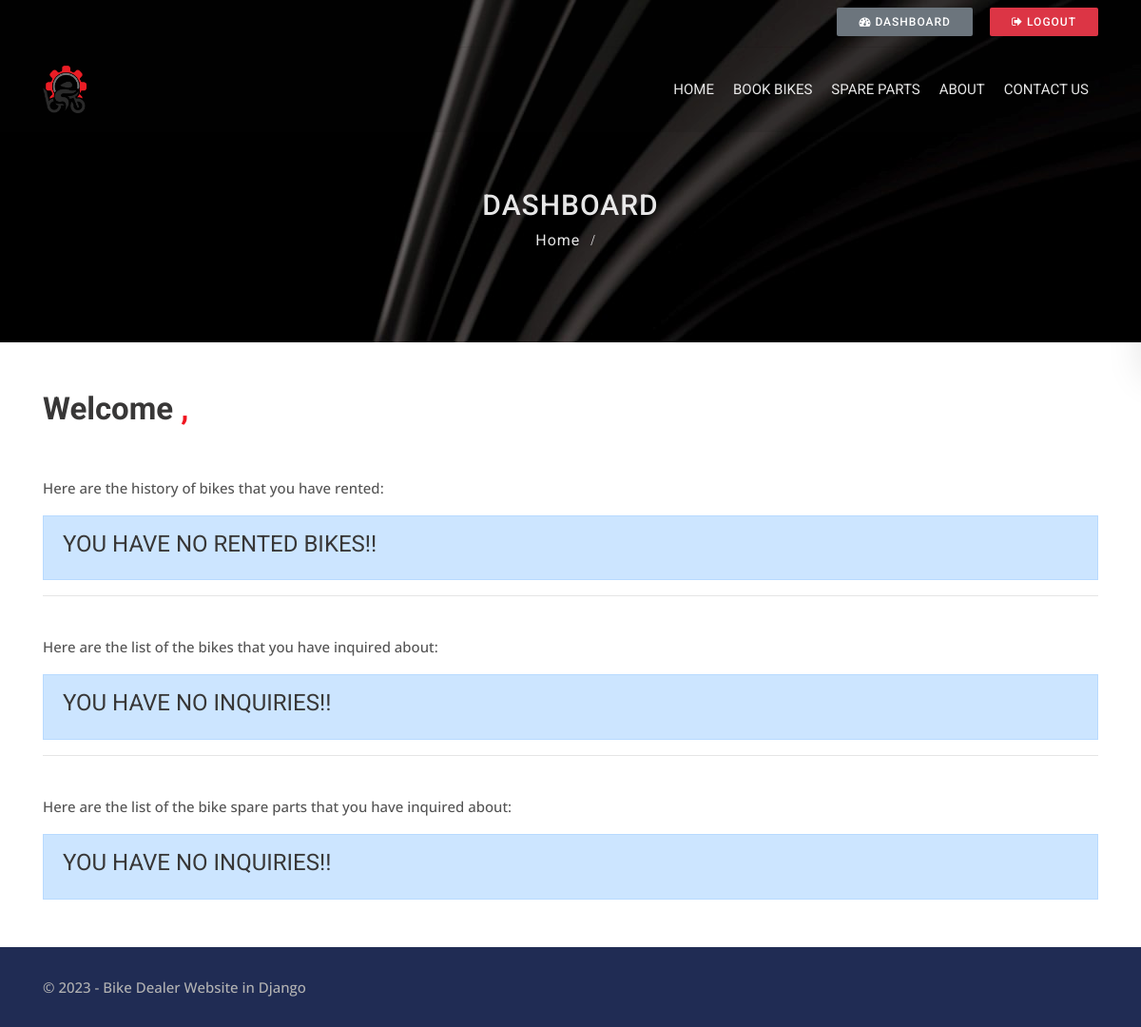
The app's page /accounts/dashboard (signed in), older data.
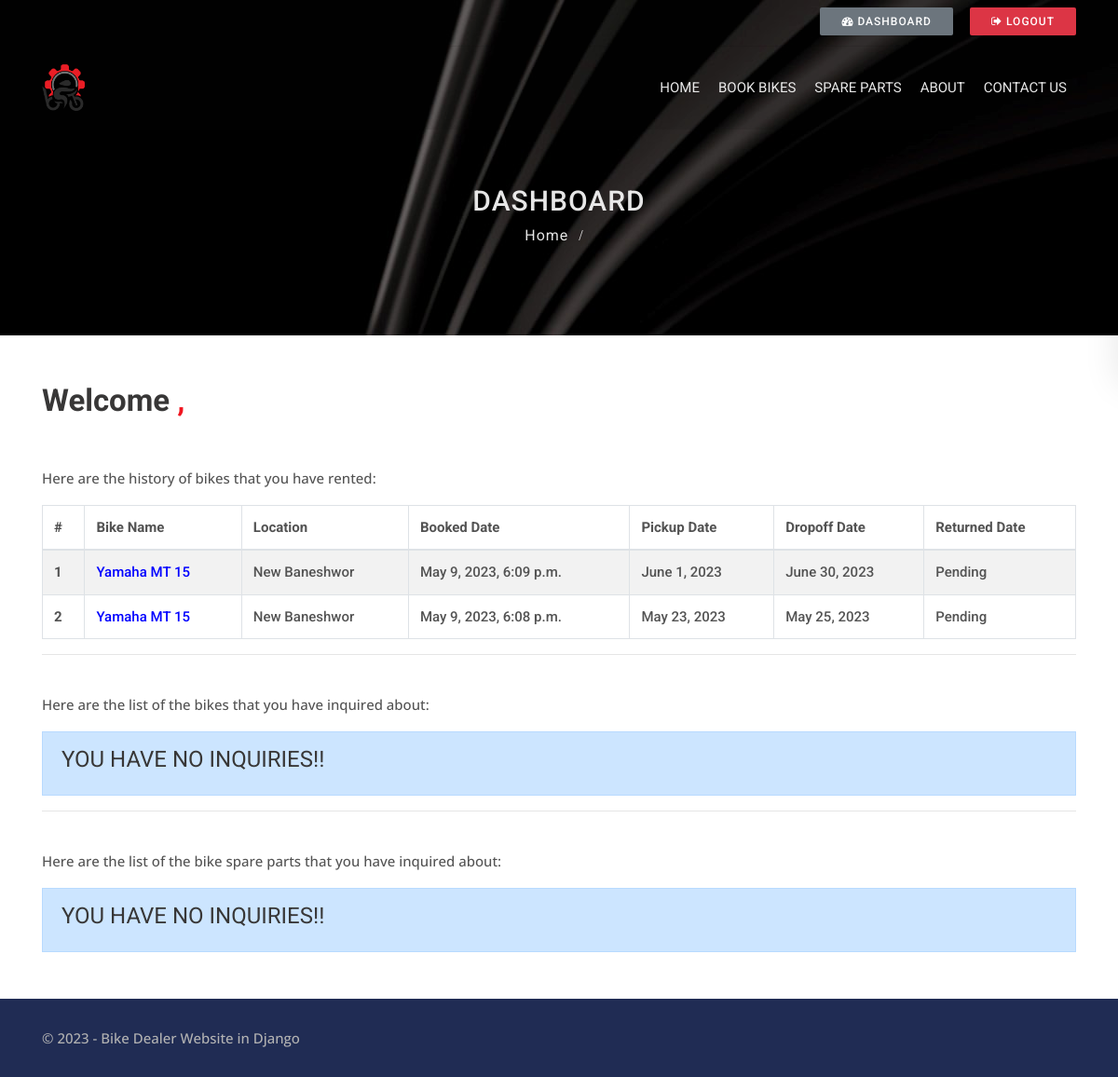
The same page, newer data.
### rent/models.py (models this page shows, shortened)
class Rent(models.Model):
    location_choices = (
        ('New Baneshwor', 'New Baneshwor'),
        ('Chabahel', 'Chabahel'),
        ('Kalanki', 'Kalanki'),
        ('Koteshwor', 'Koteshwor'),
        ('Gongabu', 'Gongabu'),
        ('Tripureshwor', 'Tripureshwor'),
        ('Baluwatar', 'Baluwatar'),
        ('Kamaladi', 'Kamaladi'),
    )
    bike = models.ForeignKey(Bike, on_delete=models.CASCADE, related_name='rented_bike')
    user = models.ForeignKey(settings.AUTH_USER_MODEL, on_delete=models.CASCADE)
    pickup_date = models.DateField()
    dropoff_date = models.DateField()
    location = models.CharField(choices=location_choices, max_length=100)
    rented_date = models.DateTimeField(auto_now_add=True)
    price = models.IntegerField(default=0)
    returned_date = models.DateTimeField(null=True, blank=True)
    def __str__(self):
        return str(self.user.username)+";"+str(self.bike.bike_title)+";"+str(self.pickup_date)+";"+str(self.dropoff_date)
    class Meta:
        verbose_name = "Rent"
        verbose_name_plural = "Rents"

### bike/models.py (models this page shows, shortened)
class Bike(models.Model):
    state_choice = (
        ('AL', 'Alabama'),
        ('AK', 'Alaska'),
        ('AZ', 'Arizona'),
        ('AR', 'Arkansas'),
        ('CA', 'California'),
        ('CO', 'Colorado'),
        ('CT', 'Connecticut'),
        ('DE', 'Delaware'),
        ('DC', 'District Of Columbia'),
        ('FL', 'Florida'),
        ('GA', 'Georgia'),
        ('HI', 'Hawaii'),
        ('ID', 'Idaho'),
        ('IL', 'Illinois'),
        ('IN', 'Indiana'),
        ('IA', 'Iowa'),
        ('KS', 'Kansas'),
        ('KY', 'Kentucky'),
        ('LA', 'Louisiana'),
        ('ME', 'Maine'),
        ('MD', 'Maryland'),
        ('MA', 'Massachusetts'),
        ('MI', 'Michigan'),
        ('MN', 'Minnesota'),
        ('MS', 'Mississippi'),
        ('MO', 'Missouri'),
        ('MT', 'Montana'),
        ('NE', 'Nebraska'),
        ('NV', 'Nevada'),
        ('NH', 'New Hampshire'),
        ('NJ', 'New Jersey'),
        ('NM', 'New Mexico'),
        ('NY', 'New York'),
        ('NC', 'North Carolina'),
        ('ND', 'North Dakota'),
        ('OH', 'Ohio'),
        ('OK', 'Oklahoma'),
        ('OR', 'Oregon'),
        ('PA', 'Pennsylvania'),
        ('RI', 'Rhode Island'),
        ('SC', 'South Carolina'),
        ('SD', 'South Dakota'),
        ('TN', 'Tennessee'),
        ('TX', 'Texas'),
        ('UT', 'Utah'),
        ('VT', 'Vermont'),
        ('VA', 'Virginia'),
        ('WA', 'Washington'),
        ('WV', 'West Virginia'),
        ('WI', 'Wisconsin'),
        ('WY', 'Wyoming'),
    )
    year_choice = []
    for r in range(2000, (datetime.now().year+1)):
        year_choice.append((r,r))
    features_choices = (
        ('Cruise Control', 'Cruise Control'),
        ('Audio Interface', 'Audio Interface'),
        ('Airbags', 'Airbags'),
        ('Air Conditioning', 'Air Conditioning'),
        ('Seat Heating', 'Seat Heating'),
        ('Alarm System', 'Alarm System'),
        ('ParkAssist', 'ParkAssist'),
        ('Power Steering', 'Power Steering'),
        ('Reversing Camera', 'Reversing Camera'),
        ('Direct Fuel Injection', 'Direct Fuel Injection'),
        ('Auto Start/Stop', 'Auto Start/Stop'),
        ('Wind Deflector', 'Wind Deflector'),
        ('Bluetooth Handset', 'Bluetooth Handset'),
    )
    bike_title = models.CharField(max_length=255)
    state = models.CharField(choices=state_choice, max_length=100)
    city = models.CharField(max_length=100)
    color = models.CharField(max_length=100)
    model = models.CharField(max_length=100)
    year = models.IntegerField(('year'), choices=year_choice)
    condition = models.CharField(max_length=100)
    price = models.IntegerField(blank=True)
    rent_price= models.IntegerField(blank=True)
    description = RichTextField()
    bike_photo = ResizedImageField(upload_to='photos/%Y/%m/%d/')
    bike_photo_1 = ResizedImageField(upload_to='photos/%Y/%m/%d/', blank=True)
    bike_photo_2 = ResizedImageField(upload_to='photos/%Y/%m/%d/', blank=True)
    bike_photo_3 = ResizedImageField(upload_to='photos/%Y/%m/%d/', blank=True)
    bike_photo_4 = ResizedImageField(upload_to='photos/%Y/%m/%d/', blank=True)
    features = MultiSelectField(choices=features_choices)
    body_style = models.CharField(max_length=100)
    engine = models.CharField(max_length=100)
    transmission = models.CharField(max_length=100)
    interior = models.CharField(max_length=100)
    miles = models.IntegerField()
    passengers = models.IntegerField()
    vin_no = models.CharField(max_length=100)
    milage = models.IntegerField()
    fuel_type = models.CharField(max_length=50)
    no_of_owners = models.CharField(max_length=100)
    is_featured = models.BooleanField(default=False)
    created_date = models.DateTimeField(default=datetime.now, blank=True)
    for_sale = models.BooleanField(default=False)
    for_rent = models.BooleanField(default=False)
    class Meta:
        verbose_name = "Bike"
        verbose_name_plural = "Bikes"

### accounts/views.py (the view)
# urls.py: path('dashboard', views.dashboard, name='dashboard'),
@login_required(login_url = 'login')
def dashboard(request):
    user_inquiry_bikes = Contact.objects.order_by('-create_date').filter(user_id=request.user.id, is_for='Bike')
    user_inquiry_parts = Contact.objects.order_by('-create_date').filter(user_id=request.user.id, is_for='Parts')
    bikes_rented = Rent.objects.order_by('-rented_date').filter(user_id=request.user.id)
    data = {
        'bike_inquiries': user_inquiry_bikes,
        'parts_inquiries': user_inquiry_parts,
        'bikes_rented': bikes_rented,
    }
    print(data)
    return render(request, 'accounts/dashboard.html', data)

### templates/accounts/dashboard.html (shortened to what this page needs)
{% extends 'base.html' %}
{% block content %}
<div class="sub-banner overview-bgi">
    <div class="container breadcrumb-area">
        <div class="breadcrumb-areas">
            <h1>Dashboard</h1>
            <ul class="breadcrumbs">
                <li><a href="{% url 'home' %}">Home</a></li>
                <li class="active">{{user.first_name}}</li>
            </ul>
        </div>
    </div>
</div>
<div class="container mt-50 mb-50">
	<div class="main-title" style="text-align:left !important;">
            <h1>Welcome <span>{{user.first_name}} {{user.last_name}},</span></h1>
          </div>
          <p>Here are the history of bikes that you have rented:</p>
        {% if bikes_rented %}
            <table class="table table-hover table-bordered table-striped">
              <thead>
              <tr>
                <th scope="col">#</th>
                <th scope="col">Bike Name</th>
                <th scope="col">Location</th>
                <th scope="col">Booked Date</th>
                <th scope="col">Pickup Date</th>
                <th scope="col">Dropoff Date</th>
                <th scope="col">Returned Date</th>
              </tr>
              </thead>
              <tbody>
              {% for bike in bikes_rented %}
                <tr>
                  <th scope="row">{{ forloop.counter }}</th>
                  <td><a href="{% url 'bike_detail' bike.bike_id %}" style="text-decoration-line: underline; color: blue">{{bike.bike.bike_title}}</a></td>
                  <td>{{bike.location}}</td>
                  <td>{{bike.rented_date}}</td>
                  <td>{{bike.pickup_date}}</td>
                  <td>{{bike.dropoff_date}}</td>
                  <td>{% if bike.returned_date %} {{bike.returned_date}} {% else %} Pending {% endif %} </td>
                </tr>
              {% endfor %}
              </tbody>
            </table>
        {% else %}
        <div class="alert alert-primary" role="alert">
          <h4>You have no rented bikes!!</h4>
        </div>
        {% endif %}
        <hr class="mb-40 ">
          <p>Here are the list of the bikes that you have inquired about:</p>
      {% if bike_inquiries %}
          <table class="table table-hover table-bordered table-striped">
            <thead>
            <tr>
              <th scope="col">#</th>
              <th scope="col">Bike Name</th>
              <th scope="col">Location</th>
              <th scope="col">Action</th>
            </tr>
            </thead>
            <tbody>
            {% for inquiry in bike_inquiries %}
              <tr>
                <th scope="row">{{ forloop.counter }}</th>
                <td>{{inquiry.title}}</td>
                <td>{{inquiry.city}}</td>
                <td><a href="{% url 'bike_detail' inquiry.item_id %}" class="btn btn-dark">View Bike</a></td>
              </tr>
            {% endfor %}
            </tbody>
          </table>
      {% else %}
      <div class="alert alert-primary" role="alert">
        <h4>You have no inquiries!!</h4>
      </div>
      {% endif %}
      <hr class="mb-40 ">
      <p>Here are the list of the bike spare parts that you have inquired about:</p>
      {% if parts_inquiries %}
          <table class="table table-hover table-bordered table-striped">
            <thead>
            <tr>
              <th scope="col">#</th>
              <th scope="col">Item Name</th>
              <th scope="col">Location</th>
              <th scope="col">Action</th>
            </tr>
            </thead>
            <tbody>
            {% for inquiry in parts_inquiries %}
              <tr>
                <th scope="row">{{ forloop.counter }}</th>
                <td>{{inquiry.title}}</td>
                <td>{{inquiry.city}}</td>
                <td><a href="{% url 'parts_detail' inquiry.item_id %}" class="btn btn-dark">View Item</a></td>
              </tr>
            {% endfor %}
            </tbody>
          </table>
      {% else %}
      <div class="alert alert-primary" role="alert">
        <h4>You have no inquiries!!</h4>
      </div>
      {% endif %}
</div>
{% endblock %}

### templates/base.html (shortened to what this page needs)
{% load static %}
<!DOCTYPE html>
<html>
<head>
    <link rel="stylesheet" type="text/css" href="{% static 'css/bootstrap.min.css' %}">
    <link rel="stylesheet" type="text/css" href="{% static 'css/animate.min.css' %} ">
    <link rel="stylesheet" type="text/css" href="{% static 'css/bootstrap-submenu.css' %}">
    <link rel="stylesheet" type="text/css" href="{% static 'css/bootstrap-select.min.css' %}">
    <link rel="stylesheet" type="text/css" href="{% static 'css/magnific-popup.css' %}">
    <link rel="stylesheet" type="text/css" href="{% static 'fonts/font-awesome/css/font-awesome.min.css' %}">
    <link rel="stylesheet" type="text/css" href="{% static 'fonts/flaticon/font/flaticon.css' %}">
    <link rel="stylesheet" type="text/css" href="{% static 'fonts/linearicons/style.css' %}">
    <link rel="stylesheet" type="text/css" href="{% static 'css/jquery.mCustomScrollbar.css' %}">
    <link rel="stylesheet" type="text/css" href="{% static 'css/dropzone.css' %}">
    <link rel="stylesheet" type="text/css" href="{% static 'css/slick.css' %}">
    <link rel="stylesheet" type="text/css" href="{% static 'css/lightbox.min.css' %}">
    <link rel="stylesheet" type="text/css" href="{% static 'css/jnoty.css' %}">
    <link rel="stylesheet" type="text/css" href="{% static 'css/ratings.css' %}">
    <link rel="stylesheet" type="text/css" href="{% static 'css/style.css' %}">
    <link rel="stylesheet" type="text/css" id="style_sheet" href="{% static 'css/skins/red.css' %}">
    <link rel="stylesheet" type="text/css" href="{% static 'css/ie10-viewport-bug-workaround.css' %}">
    <link rel="stylesheet" type="text/css" href="https://cdn.jsdelivr.net/npm/daterangepicker/daterangepicker.css" />
</head>
<body>
    {% include 'includes/topbar.html' %}
    {% include 'includes/navbar.html' %}
    {% block content %}
    {% endblock %}
    {% include 'includes/footer.html' %}
</body>
</html>

### templates/includes/topbar.html (shortened to what this page needs)
<header class="top-header th-2 top-header-bg">
    <div class="container">
        <div class="row d-flex justify-content-end">
            <div class="col-lg-4 col-md-4 col-sm-5">
                <ul class="top-social-media pull-right">
                    {% if user.is_authenticated %}
                    <li>
                        <a href="{% url 'dashboard' %}" class="btn btn-secondary btn-xs"><i
                                class="fa fa-tachometer"></i> Dashboard</a>
                    </li>
                    <li>
                        <a href="javascript:{document.getElementById('logout').submit()}"
                            class="btn btn-danger btn-xs"><i class="fa fa-sign-out"></i> Logout</a>
                    </li>
                    {% endif %}
                </ul>
            </div>
        </div>
    </div>
</header>

### templates/includes/navbar.html (shortened to what this page needs)
{% load static %}
<header class="main-header sticky-header header-with-top">
    <div class="container">
        <nav class="navbar navbar-expand-lg navbar-light">
            <a class="navbar-brand company-logo" href="{% url 'home' %}">
                <img src="">
            </a>
            <div class="navbar-collapse collapse w-100" id="navbar">
                <ul class="navbar-nav ml-auto">
                    <li class="nav-item">
                        <a
                          {% if '/' == request.path %}
                          class="nav-link active"
                          {% else %}
                          class="nav-link"
                          {% endif %}
                         href="{% url 'home' %}">
                            Home
                        </a>
                    </li>
                    <li class="nav-item">
                        <a
                        {% if 'bike' in request.path %}
                        class="nav-link active"
                        {% else %}
                        class="nav-link"
                        {% endif %}
                         href="{% url 'bike' %}">
                         Book Bikes
                        </a>
                    </li>
                    <li class="nav-item">
                        <a
                        {% if 'spareparts' in request.path %}
                        class="nav-link active"
                        {% else %}
                        class="nav-link"
                        {% endif %}
                         href="{% url 'spare_parts' %}">
                            Spare Parts
                        </a>
                    </li>
                    <li class="nav-item">
                        <a
                        {% if 'about' in request.path %}
                        class="nav-link active"
                        {% else %}
                        class="nav-link"
                        {% endif %}
                         href="{% url 'about' %}">
                            About
                        </a>
                    </li>
                    <li class="nav-item dropdown">
                        <a
                        {% if 'contact' in request.path %}
                        class="nav-link active"
                        {% else %}
                        class="nav-link"
                        {% endif %}
                         href="{% url 'contact' %}">Contact Us</a>
                    </li>
                </ul>
            </div>
        </nav>
    </div>
</header>

### templates/includes/footer.html
<footer class="footer">
    <div class="sub-footer">
        <div class="container">
            <div class="row">
                <div class="col-lg-8">
                    <p class="copy">© {% now 'Y' %} - Bike Dealer Website in Django</p>
                </div>
            </div>
        </div>
    </div>
</footer>

### BikeDealer/static/css/ratings.css (style rules this page uses)
a { text-decoration: none !important; color: inherit; }
td { padding-bottom: 10px; }

### BikeDealer/static/css/skins/red.css (style rules this page uses)
.main-title h1 span { color:#f0151f; }

Row changes from the older to the newer data that the page shows:
added Rent: bike.bike_title "Yamaha MT 15", location "New Baneshwor", rented_date "May 9, 2023, 6:09 p.m.", pickup_date "June 1, 2023", dropoff_date "June 30, 2023", shows "Pending"
added Rent: bike.bike_title "Yamaha MT 15", location "New Baneshwor", rented_date "May 9, 2023, 6:08 p.m.", pickup_date "May 23, 2023", dropoff_date "May 25, 2023", shows "Pending"
Text that changed along with them:
text no longer shown: "YOU HAVE NO RENTED BIKES!!"
text now shown: "# Bike Name Location Booked Date Pickup Date Dropoff Date Returned Date"
